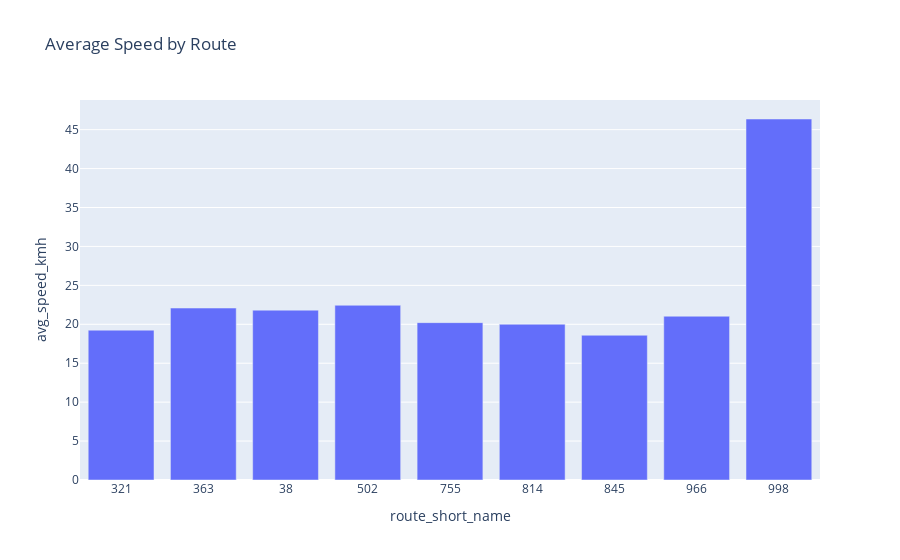

This figure's notebook cell:
### Code cell
fig = px.bar(df, x='route_short_name', y='avg_speed_kmh', title='Average Speed by Route')
fig.show()

### Figure 1 — Plotly figure (JSON) as saved in the notebook; plotly's stock layout.template omitted (floating-point values rounded to 4 significant figures)
{"data": [{"hovertemplate": "route_short_name=%{x}<br>avg_speed_kmh=%{y}<extra></extra>", "legendgroup": "", "marker": {"color": "#636efa", "pattern": {"shape": ""}}, "name": "", "orientation": "v", "showlegend": false, "textposition": "auto", "type": "bar", "x": ["321", "363", "38", "502", "755", "814", "845", "966", "998"], "xaxis": "x", "y": [19.25, 22.09, 21.82, 22.44, 20.21, 20.0, 18.59, 21.04, 46.37], "yaxis": "y"}], "layout": {"barmode": "relative", "legend": {"tracegroupgap": 0}, "title": {"text": "Average Speed by Route"}, "xaxis": {"anchor": "y", "domain": [0, 1], "title": {"text": "route_short_name"}}, "yaxis": {"anchor": "x", "domain": [0, 1], "title": {"text": "avg_speed_kmh"}}}}
